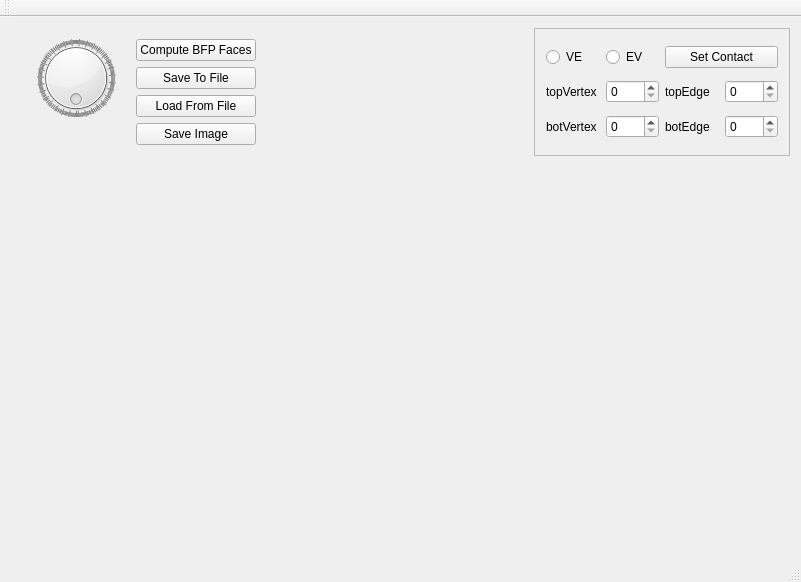
<?xml version="1.0" encoding="UTF-8"?>
<ui version="4.0">
 <class>MainWindow</class>
 <widget class="QMainWindow" name="MainWindow">
  <property name="geometry">
   <rect>
    <x>0</x>
    <y>0</y>
    <width>801</width>
    <height>582</height>
   </rect>
  </property>
  <property name="windowTitle">
   <string>MainWindow</string>
  </property>
  <widget class="QWidget" name="centralWidget">
   <layout class="QGridLayout" name="gridLayout">
    <item row="1" column="2">
     <widget class="GraphEditor" name="objEditor" native="true"/>
    </item>
    <item row="0" column="4">
     <widget class="QFrame" name="frame">
      <property name="frameShape">
       <enum>QFrame::StyledPanel</enum>
      </property>
      <property name="frameShadow">
       <enum>QFrame::Raised</enum>
      </property>
      <layout class="QGridLayout" name="gridLayout_2">
       <item row="1" column="2">
        <widget class="QSpinBox" name="sb_topV"/>
       </item>
       <item row="1" column="4">
        <widget class="QSpinBox" name="sb_topE"/>
       </item>
       <item row="1" column="0">
        <widget class="QLabel" name="label">
         <property name="text">
          <string>topVertex</string>
         </property>
        </widget>
       </item>
       <item row="2" column="2">
        <widget class="QSpinBox" name="sb_botV"/>
       </item>
       <item row="2" column="3">
        <widget class="QLabel" name="label_4">
         <property name="text">
          <string>botEdge</string>
         </property>
        </widget>
       </item>
       <item row="0" column="2">
        <widget class="QRadioButton" name="rb_EV">
         <property name="text">
          <string>EV</string>
         </property>
        </widget>
       </item>
       <item row="2" column="4">
        <widget class="QSpinBox" name="sb_botE"/>
       </item>
       <item row="2" column="0">
        <widget class="QLabel" name="label_2">
         <property name="text">
          <string>botVertex</string>
         </property>
        </widget>
       </item>
       <item row="0" column="0">
        <widget class="QRadioButton" name="rb_VE">
         <property name="text">
          <string>VE</string>
         </property>
        </widget>
       </item>
       <item row="1" column="3">
        <widget class="QLabel" name="label_3">
         <property name="text">
          <string>topEdge</string>
         </property>
        </widget>
       </item>
       <item row="0" column="3" colspan="2">
        <widget class="QPushButton" name="pb_setcontact">
         <property name="text">
          <string>Set Contact</string>
         </property>
        </widget>
       </item>
      </layout>
     </widget>
    </item>
    <item row="2" column="4">
     <widget class="ContactWidget" name="contactView2" native="true"/>
    </item>
    <item row="2" column="2">
     <widget class="GraphEditor" name="obsEditor" native="true"/>
    </item>
    <item row="2" column="1">
     <widget class="StateGLWidget" name="stateWidget" native="true"/>
    </item>
    <item row="0" column="1">
     <widget class="QWidget" name="widget" native="true">
      <property name="sizePolicy">
       <sizepolicy hsizetype="Preferred" vsizetype="Fixed">
        <horstretch>0</horstretch>
        <verstretch>0</verstretch>
       </sizepolicy>
      </property>
      <layout class="QGridLayout" name="gridLayout_3">
       <item row="2" column="1">
        <widget class="QPushButton" name="pb_loadfromfile">
         <property name="text">
          <string>Load From File</string>
         </property>
        </widget>
       </item>
       <item row="1" column="1">
        <widget class="QPushButton" name="pb_savetofile">
         <property name="text">
          <string>Save To File</string>
         </property>
        </widget>
       </item>
       <item row="0" column="0" rowspan="3">
        <widget class="QDial" name="dial">
         <property name="maximum">
          <number>1023</number>
         </property>
         <property name="pageStep">
          <number>32</number>
         </property>
         <property name="wrapping">
          <bool>true</bool>
         </property>
         <property name="notchesVisible">
          <bool>true</bool>
         </property>
        </widget>
       </item>
       <item row="0" column="1">
        <widget class="QPushButton" name="pushButton">
         <property name="text">
          <string>Compute BFP Faces</string>
         </property>
        </widget>
       </item>
       <item row="3" column="1">
        <widget class="QPushButton" name="pb_saveimage">
         <property name="text">
          <string>Save Image</string>
         </property>
        </widget>
       </item>
      </layout>
     </widget>
    </item>
    <item row="0" column="2">
     <widget class="ContactWidget" name="contactView1" native="true"/>
    </item>
    <item row="1" column="4">
     <widget class="SceneWidget" name="scene" native="true"/>
    </item>
    <item row="1" column="1">
     <widget class="ThetaSliceView" name="thetaSlice" native="true"/>
    </item>
   </layout>
  </widget>
  <widget class="QMenuBar" name="menuBar">
   <property name="geometry">
    <rect>
     <x>0</x>
     <y>0</y>
     <width>801</width>
     <height>20</height>
    </rect>
   </property>
  </widget>
  <widget class="QToolBar" name="mainToolBar">
   <attribute name="toolBarArea">
    <enum>TopToolBarArea</enum>
   </attribute>
   <attribute name="toolBarBreak">
    <bool>false</bool>
   </attribute>
  </widget>
  <widget class="QStatusBar" name="statusBar"/>
 </widget>
 <layoutdefault spacing="6" margin="11"/>
 <customwidgets>
  <customwidget>
   <class>StateGLWidget</class>
   <extends>QWidget</extends>
   <header>stateglwidget.h</header>
   <container>1</container>
  </customwidget>
  <customwidget>
   <class>GraphEditor</class>
   <extends>QWidget</extends>
   <header>grapheditor.h</header>
   <container>1</container>
   <slots>
    <signal>updateOther()</signal>
   </slots>
  </customwidget>
  <customwidget>
   <class>ContactWidget</class>
   <extends>QWidget</extends>
   <header>contactwidget.h</header>
   <container>1</container>
   <slots>
    <signal>objectRequested(QWidget*,QPointF,float)</signal>
    <signal>objectChanged(int,QPointF,float)</signal>
   </slots>
  </customwidget>
  <customwidget>
   <class>SceneWidget</class>
   <extends>QWidget</extends>
   <header>scenewidget.h</header>
   <container>1</container>
   <slots>
    <slot>addObject(QWidget*,QPointF,float)</slot>
    <slot>updateObject(int,QPointF,float)</slot>
   </slots>
  </customwidget>
  <customwidget>
   <class>ThetaSliceView</class>
   <extends>QWidget</extends>
   <header>thetasliceview.h</header>
   <container>1</container>
   <slots>
    <signal>objectRequested(QWidget*,QPointF,float)</signal>
    <signal>objectChanged(int,QPointF,float)</signal>
   </slots>
  </customwidget>
 </customwidgets>
 <resources/>
 <connections>
  <connection>
   <sender>MainWindow</sender>
   <signal>updateAll()</signal>
   <receiver>stateWidget</receiver>
   <slot>update()</slot>
   <hints>
    <hint type="sourcelabel">
     <x>400</x>
     <y>290</y>
    </hint>
    <hint type="destinationlabel">
     <x>212</x>
     <y>550</y>
    </hint>
   </hints>
  </connection>
  <connection>
   <sender>obsEditor</sender>
   <signal>updateOther()</signal>
   <receiver>MainWindow</receiver>
   <slot>onUpdateAll()</slot>
   <hints>
    <hint type="sourcelabel">
     <x>528</x>
     <y>550</y>
    </hint>
    <hint type="destinationlabel">
     <x>400</x>
     <y>290</y>
    </hint>
   </hints>
  </connection>
  <connection>
   <sender>objEditor</sender>
   <signal>updateOther()</signal>
   <receiver>MainWindow</receiver>
   <slot>onUpdateAll()</slot>
   <hints>
    <hint type="sourcelabel">
     <x>528</x>
     <y>347</y>
    </hint>
    <hint type="destinationlabel">
     <x>400</x>
     <y>290</y>
    </hint>
   </hints>
  </connection>
  <connection>
   <sender>MainWindow</sender>
   <signal>updateAll()</signal>
   <receiver>contactView1</receiver>
   <slot>update()</slot>
   <hints>
    <hint type="sourcelabel">
     <x>400</x>
     <y>290</y>
    </hint>
    <hint type="destinationlabel">
     <x>528</x>
     <y>144</y>
    </hint>
   </hints>
  </connection>
  <connection>
   <sender>MainWindow</sender>
   <signal>updateAll()</signal>
   <receiver>contactView2</receiver>
   <slot>update()</slot>
   <hints>
    <hint type="sourcelabel">
     <x>400</x>
     <y>290</y>
    </hint>
    <hint type="destinationlabel">
     <x>663</x>
     <y>452</y>
    </hint>
   </hints>
  </connection>
  <connection>
   <sender>MainWindow</sender>
   <signal>updateAll()</signal>
   <receiver>scene</receiver>
   <slot>update()</slot>
   <hints>
    <hint type="sourcelabel">
     <x>400</x>
     <y>290</y>
    </hint>
    <hint type="destinationlabel">
     <x>791</x>
     <y>347</y>
    </hint>
   </hints>
  </connection>
  <connection>
   <sender>MainWindow</sender>
   <signal>updateAll()</signal>
   <receiver>thetaSlice</receiver>
   <slot>update()</slot>
   <hints>
    <hint type="sourcelabel">
     <x>400</x>
     <y>290</y>
    </hint>
    <hint type="destinationlabel">
     <x>135</x>
     <y>242</y>
    </hint>
   </hints>
  </connection>
  <connection>
   <sender>thetaSlice</sender>
   <signal>objectRequested(QWidget*,QPointF,float)</signal>
   <receiver>scene</receiver>
   <slot>addObject(QWidget*,QPointF,float)</slot>
   <hints>
    <hint type="sourcelabel">
     <x>260</x>
     <y>212</y>
    </hint>
    <hint type="destinationlabel">
     <x>594</x>
     <y>197</y>
    </hint>
   </hints>
  </connection>
  <connection>
   <sender>thetaSlice</sender>
   <signal>objectChanged(int,QPointF,float)</signal>
   <receiver>scene</receiver>
   <slot>updateObject(int,QPointF,float)</slot>
   <hints>
    <hint type="sourcelabel">
     <x>223</x>
     <y>264</y>
    </hint>
    <hint type="destinationlabel">
     <x>599</x>
     <y>231</y>
    </hint>
   </hints>
  </connection>
  <connection>
   <sender>contactView2</sender>
   <signal>objectRequested(QWidget*,QPointF,float)</signal>
   <receiver>scene</receiver>
   <slot>addObject(QWidget*,QPointF,float)</slot>
   <hints>
    <hint type="sourcelabel">
     <x>707</x>
     <y>483</y>
    </hint>
    <hint type="destinationlabel">
     <x>720</x>
     <y>313</y>
    </hint>
   </hints>
  </connection>
  <connection>
   <sender>contactView2</sender>
   <signal>objectChanged(int,QPointF,float)</signal>
   <receiver>scene</receiver>
   <slot>updateObject(int,QPointF,float)</slot>
   <hints>
    <hint type="sourcelabel">
     <x>635</x>
     <y>450</y>
    </hint>
    <hint type="destinationlabel">
     <x>630</x>
     <y>289</y>
    </hint>
   </hints>
  </connection>
  <connection>
   <sender>contactView1</sender>
   <signal>objectRequested(QWidget*,QPointF,float)</signal>
   <receiver>scene</receiver>
   <slot>addObject(QWidget*,QPointF,float)</slot>
   <hints>
    <hint type="sourcelabel">
     <x>480</x>
     <y>102</y>
    </hint>
    <hint type="destinationlabel">
     <x>714</x>
     <y>200</y>
    </hint>
   </hints>
  </connection>
  <connection>
   <sender>contactView1</sender>
   <signal>objectChanged(int,QPointF,float)</signal>
   <receiver>scene</receiver>
   <slot>updateObject(int,QPointF,float)</slot>
   <hints>
    <hint type="sourcelabel">
     <x>450</x>
     <y>65</y>
    </hint>
    <hint type="destinationlabel">
     <x>742</x>
     <y>293</y>
    </hint>
   </hints>
  </connection>
 </connections>
 <slots>
  <signal>updateAll()</signal>
  <slot>onUpdateAll()</slot>
 </slots>
</ui>
